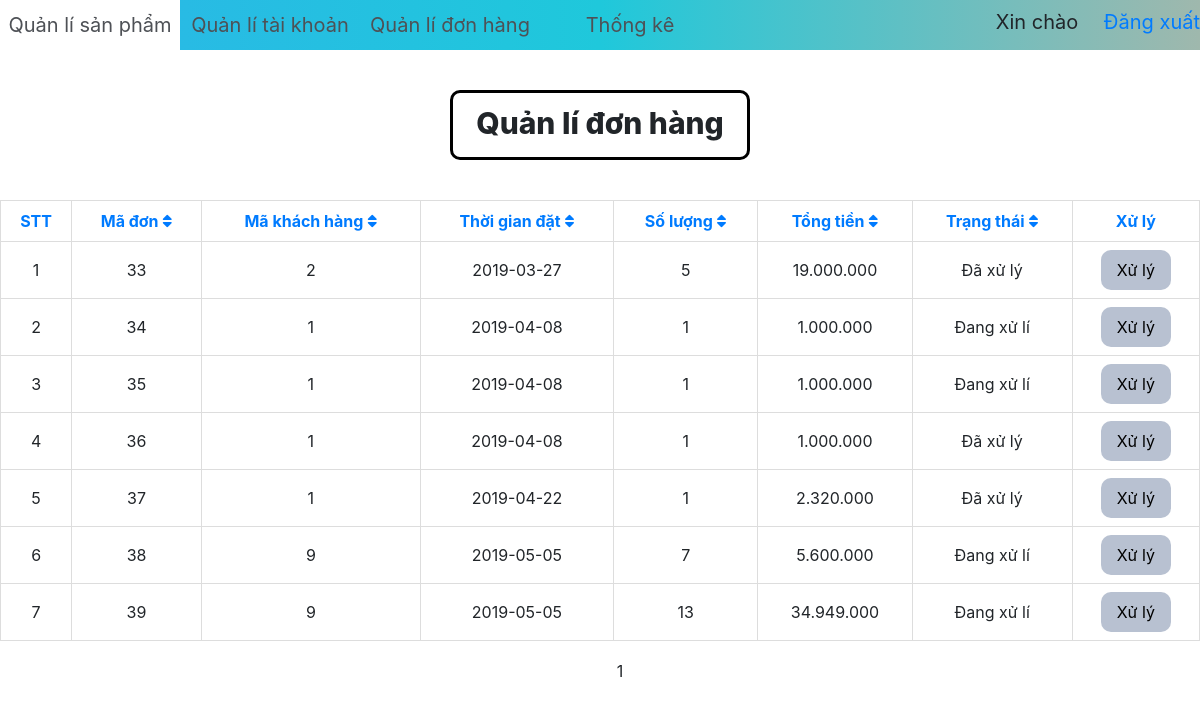
Page /wep/admin/quanlydonhang.php on the earlier database version.
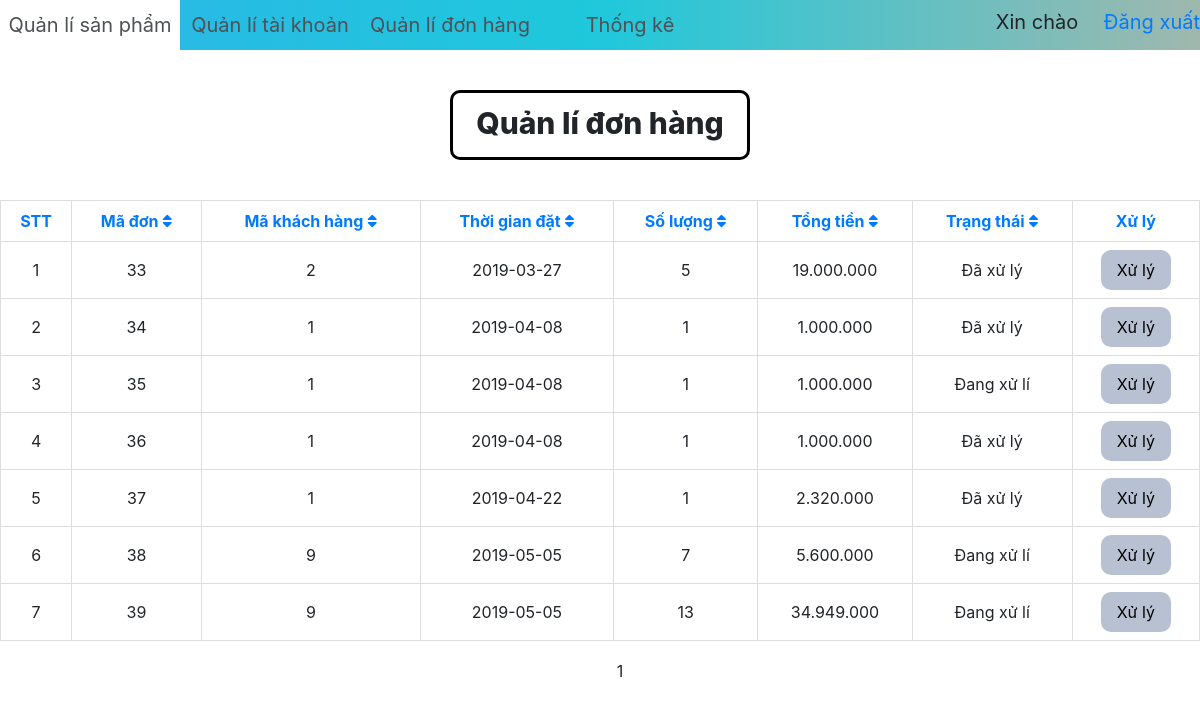
Same page on the later database version.
### tables this page shows
CREATE TABLE `donhang` (
  `MA_DON` int(11) NOT NULL,
  `MA_KHACH_HANG` int(13) NOT NULL,
  `THOI_GIAN` date NOT NULL,
  `TRANG_THAI` varchar(25) NOT NULL,
  `DIA_CHI` varchar(400) NOT NULL
);

### wep/admin/quanlydonhang.php (the view, shortened to what this page needs)
<?php
$ho_ten = (isset($_SESSION['tendangnhap']) == 'true') ? $_SESSION['tendangnhap'] : "";
?>
<!DOCTYPE html>
<html>
<head>
    <link rel="stylesheet" href="https://maxcdn.bootstrapcdn.com/bootstrap/4.0.0/css/bootstrap.min.css">
    <link rel="stylesheet" type="text/css" href="main_style.css">
    <link rel="stylesheet" href="https://use.fontawesome.com/releases/v5.8.1/css/solid.css">
    <link rel="stylesheet" href="https://use.fontawesome.com/releases/v5.8.1/css/fontawesome.css">
</head>
<?php
     $page = (isset($_GET['pg']) == true) ? $_GET['pg'] : 0;
     $conn = create_connect();
     $sapxep_muc = isset( $_GET['muc_sapxep'] ) ? $_GET['muc_sapxep'] : 'MA_DON' ;
     $loai = isset( $_GET['loai'] ) ? $_GET['loai'] : 'ASC';
     $link_loai = "";
     if($loai == "ASC") {
        $link_loai = "DESC";
     }
     else{
        $link_loai  = "ASC";
     }
     $sql = "SELECT dh.MA_DON,dh.MA_KHACH_HANG,dh.THOI_GIAN,dh.TRANG_THAI,SUM(SO_LUONG) TONG_SO_LUONG,SUM(TONG_TIEN) TONG_TIEN FROM donhang dh,chitietdonhang ct WHERE dh.MA_DON=ct.MA_DON GROUP BY dh.MA_DON ORDER BY ".$sapxep_muc." ".$loai." LIMIT ".$page.",15";
     $sql_soluong = "SELECT COUNT(MA_DON) as SO_LUONG FROM donhang";
     $result_soluong = $conn->query($sql_soluong);
     $row_soluong = $result_soluong->fetch_assoc();
     $so_luong_int = $row_soluong['SO_LUONG'];
     $result = $conn->query($sql);
     ?>
<body>
    <div class="menu_qldh">
        <a href="index.php">Quản lí sản phẩm</a>
        <a href="quanlytaikhoan.php">Quản lí tài khoản</a>
        <a href="quanlydonhang.php">Quản lí đơn hàng</a>
        <a href="thongke.php">Thống kê</a>
        <div style="text-align: right;">Xin chào <?php echo $ho_ten; ?> <a style="text-decoration: none; line-height: 45px;" href="dangxuat.php">&emsp;Đăng xuất</a></div>
    </div>
    <div class="tieude">Quản lí đơn hàng</div>
    <table>
        <tr>
            <th><a href=#>STT</a></th>
            <th><a href=<?php echo '"quanlydonhang.php?muc_sapxep=MA_DON&loai='.$link_loai.'"'; ?>>Mã đơn <i class="fas fa-sort"></i></a></th>
            <th><a href=<?php echo '"quanlydonhang.php?muc_sapxep=MA_KHACH_HANG&loai='.$link_loai.'"'; ?>>Mã khách hàng <i class="fas fa-sort"></i></a></th>
            <th><a href=<?php echo '"quanlydonhang.php?muc_sapxep=THOI_GIAN&loai='.$link_loai.'"'; ?>>Thời gian đặt <i class="fas fa-sort"></i></a></th>
            <th><a href=<?php echo '"quanlydonhang.php?muc_sapxep=TONG_SO_LUONG&loai='.$link_loai.'"'; ?>>Số lượng <i class="fas fa-sort"></i></a></th>
            <th><a href=<?php echo '"quanlydonhang.php?muc_sapxep=TONG_TIEN&loai='.$link_loai.'"'; ?>>Tổng tiền <i class="fas fa-sort"></i></a></th>
            <th><a href=<?php echo '"quanlydonhang.php?muc_sapxep=TRANG_THAI&loai='.$link_loai.'"'; ?>>Trạng thái <i class="fas fa-sort"></i></a></th>
            <th><a href=#>Xử lý</a></th>
        </tr>
        <?php
            $i = 0;
            while ($row = $result->fetch_assoc()) {
                echo '<tr>
                        <td>'.++$i.'</td>
                        <td>'.$row["MA_DON"].'</td>
                        <td>'.$row["MA_KHACH_HANG"].'</td>
                        <td>'.$row["THOI_GIAN"].'</td>
                        <td>'.$row["TONG_SO_LUONG"].'</td>
                        <td>'.str_replace(",",".",number_format($row['TONG_TIEN'])).'</td>
                        <td>'.$row["TRANG_THAI"].'
                        <td><button class="btn-xuly" onclick="xacnhan(\'xuly_donhang.php?madonhang='.$row['MA_DON'].'\')">Xử lý</button></td>
                    </tr>';
            }
        ?>
    </table>
    <?php
    $sotrang = ceil($so_luong_int/15);
                       echo '</div>
                            <div class="row">
                            <div class="col">
                                <div class="page_nav_1">
                                    <ul class="d-flex flex-row align-items-start justify-content-center">';
                                        for($i = 0; $i < $sotrang ; $i++){
                                            $vitri = ($i * 15);
                                            if($page == $vitri){
                                                echo '<a class="active">'.($i+1).'</a>';
                                            }
                                            else{
                                                echo '<a id="so-trang" href="index.php?pg='.$vitri.'">'.($i+1). '</a></li>';
                                            }
                                        }
                                    echo '</ul>
                                </div>
                            </div>
                        </div>
                         </div>
                    </div>';
                    ?>
</body>
</html>

Differences in the rows shown:
changed donhang id 34: TRANG_THAI "Đang xử lí" → "Đã xử lý"
